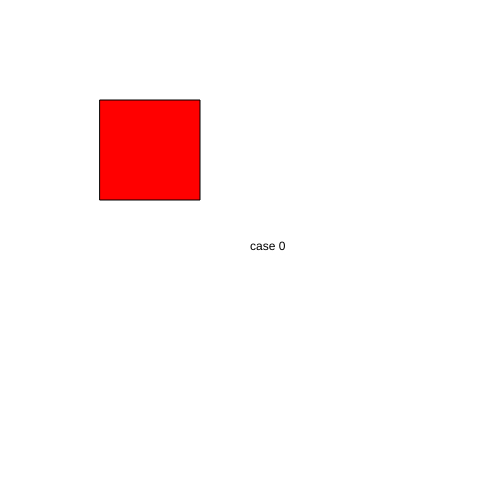
Frame 1 (no input)
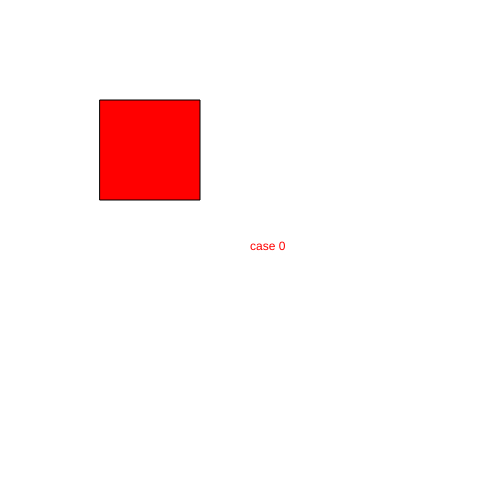
Frame 60 (no input)
Frame 120 (the mouse pressed at the canvas centre since frame 60): identical to frame 60, image omitted

The p5.js sketch that drew these frames (run headless with seeded random() and noise() and a simulated clock; from frame 60 on, the mouse is pressed at the canvas centre):

// p5.js sketch
// ── sketch.js
let myState = 0;

function setup() {
  createCanvas(500, 500);
}

function draw() {

  switch (myState) {
    case 0 :
    background('white') ;
    text("case 0", 250, 250) ;
    break ;

    case 1 :
    background('blue') ;
    text("case 1", 250, 250) ;
    break ;

    case 2 :
    background('orange') ;
    text("case 2", 250, 250) ;
    break ;

  }

fill('red') ;
rect(100, 100, 100, 100) ;

}


function mouseReleased() {

if ((mouseX > 100) && (mouseX < 200) && (mouseY > 100) && (mouseY < 200)) {
  myState++ ;
  if (myState > 2) {
    myState = 0 ;
  }
}
}
